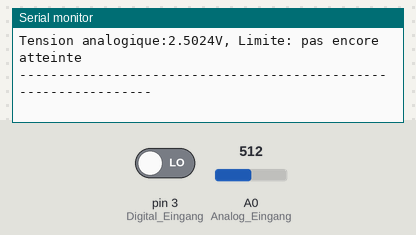
The sketch below on a simulated Arduino Uno, built with avr-gcc and run on an emulated ATmega328P. Parts: the last lines printed to the serial monitor. The test bench sets the inputs (shaded band); at power-on: pin 3 (Digital_Eingang) LOW, A0 (Analog_Eingang) = 512.

Above: at 1.2 s.
1.3 s: pin 3 (Digital_Eingang) driven HIGH
3.0 s: A0 (Analog_Eingang) set to 716
At 3.0 s:
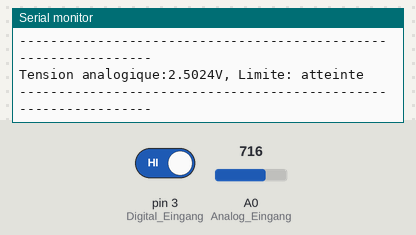
4.5 s: A0 (Analog_Eingang) set to 900
At 4.74 s:
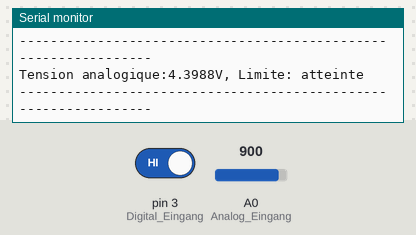
6.0 s: pin 3 (Digital_Eingang) driven LOW
Timing chart, 0 to 8.5 s (numbered marks = the images above; inputs shaded):
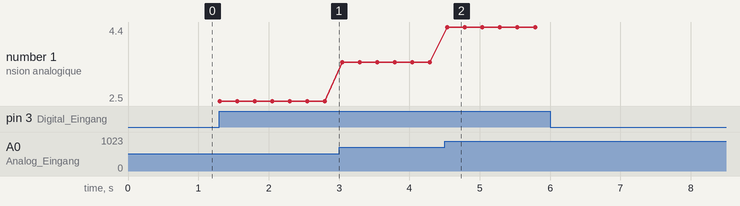

Measured:
- after the input at 4.5 s, the serial monitor: prints a new line at once (image 2)
- plotted number 1: 2.5 → 3.5 after the input at 3.0 s, 3.5 → 4.4 after the input at 4.5 s

The sketch:

sketch_feb06a.ino
```cpp
// Déclaration et initialisation des broches d'entrées
int Analog_Eingang = A0; // Signal analogique
int Digital_Eingang = 3; // Signal numérique

void setup ()
{
  pinMode (Analog_Eingang, INPUT);
  pinMode (Digital_Eingang, INPUT);

  Serial.begin (9600); // Sortie série à 9600 bauds
}

// Le programme lit les valeurs des broches d'entrée et les envoie à la sortie série
void loop ()
{
  float Analog;
  int Digital;

  //Les valeurs sont lues, sont converties en tension...
  Analog = analogRead (Analog_Eingang) * (5.0 / 1023.0);
  Digital = digitalRead (Digital_Eingang);

  //... et envoyées à la sortie série.
  Serial.print ("Tension analogique:"); Serial.print (Analog, 4);  Serial.print ("V, ");
  Serial.print ("Limite:");

  if(Digital==1)
  {
      Serial.println (" atteinte");
  }
  else
  {
      Serial.println (" pas encore atteinte");
  }
  Serial.println ("----------------------------------------------------------------");
  delay (200);
}
```
